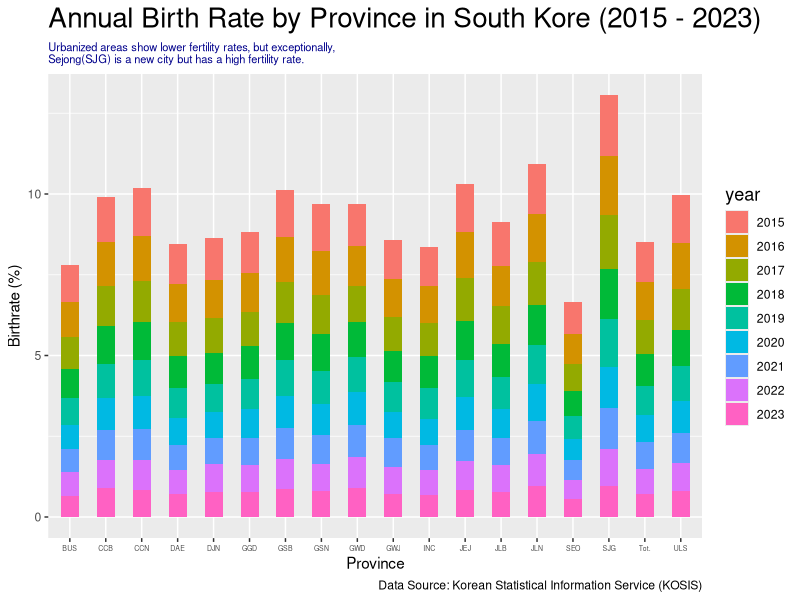
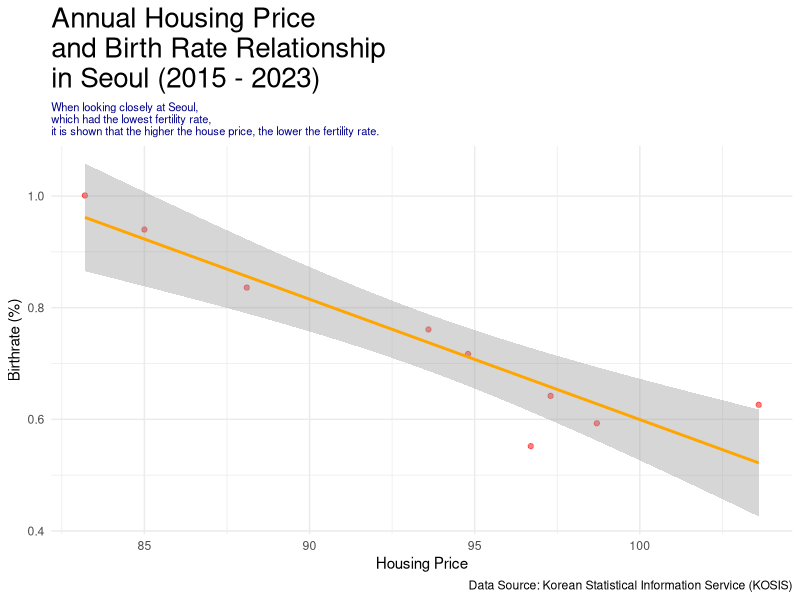
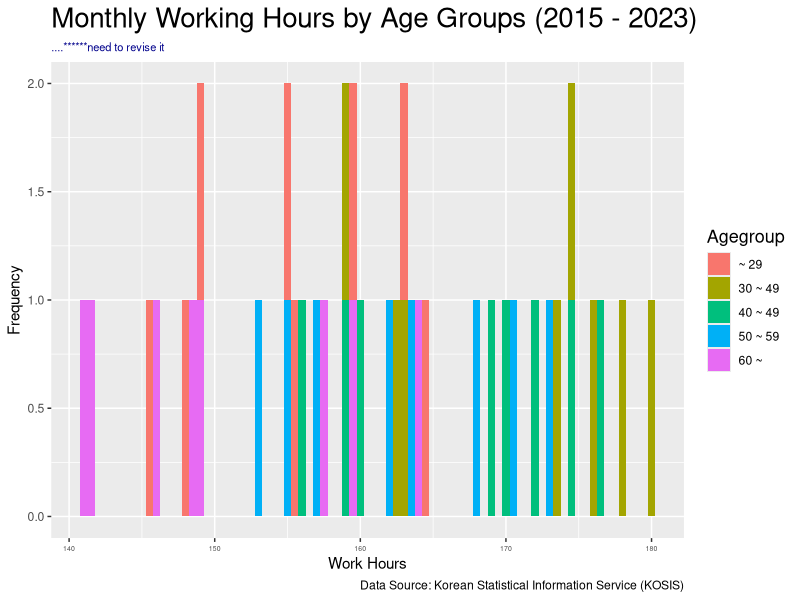
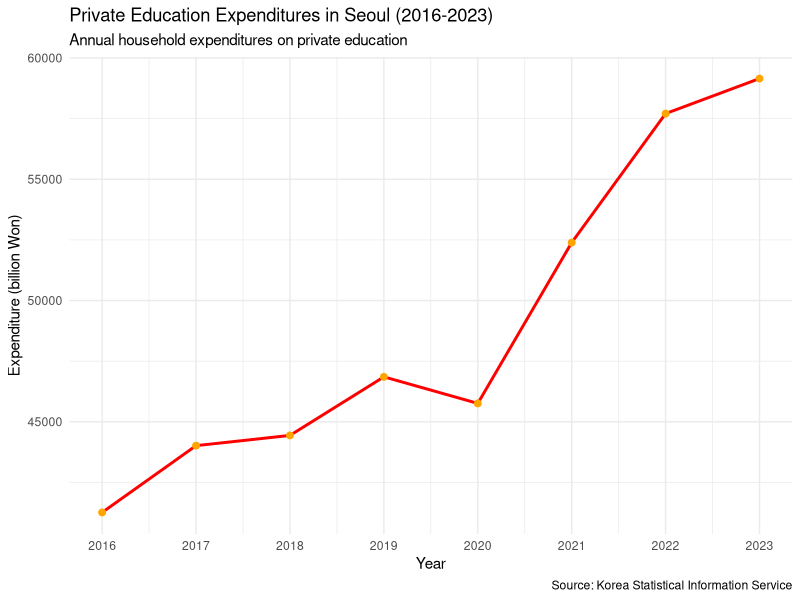

These figures' R source, in order:
## ---- chunk 1
# install readxl package to read excel file, if needed
# install.packages("readxl")

library(readxl)

library(tidyverse)

library(ggplot2)

# Korea Birth Rate (By Province)

birthrate <-
  read_xlsx("data/birthrate.xlsx") 

birthrate <- birthrate |>
  pivot_longer(
    cols = starts_with("20"),
    names_to = "year",
    values_to = "birthrate"
  )

# Korea Housing Price (By Province)

housingprice <-
  read_xlsx("data/housingprice.xlsx") 

housingprice <- housingprice |>
  pivot_longer(
    cols = starts_with("20"),
    names_to = "year",
    values_to = "housingprice"
  )

housingprice <- housingprice |>
  mutate(housingprice = as.numeric(housingprice))

# Korea Working Hours Dataset (By Age Group)

workhour <- read_xlsx("data/workhour.xlsx")

workhour <- workhour |>
  pivot_longer(
    cols = starts_with("20"),
    names_to = "year",
    values_to = "workhour"
  )
## ---- chunk 2
# First ggplot2 Graph (Bar Chart)
# **Need to add a proper subtitle
# **Need to design it later (font size color etc)

# We used abbreviation of provinces' names, instead of full name. The reason is 
#that the province's names are long.

ggplot(birthrate, mapping = aes(x = Province, y = birthrate, fill = year, color = )) +
  geom_col(width = 0.5) +
  labs(title = "Annual Birth Rate by Province in South Kore (2015 - 2023)",
       subtitle = "Urbanized areas show lower fertility rates, but exceptionally,
Sejong(SJG) is a new city but has a high fertility rate.",
       x = "Province",
       y = "Birthrate (%)",
       caption = "Data Source: Korean Statistical Information Service (KOSIS)") +
  theme(
    plot.title = element_text(size = 20),
    plot.subtitle = element_text(size = 8, color = "Dark Blue"),
    legend.title = element_text(size = 13),
    axis.text.x = element_text(size = 5))

## ---- chunk 3
# Second ggplot2 Graph (Scatterplot)

scatterplotdata <- full_join(birthrate, housingprice)

scatterplotdata <- scatterplotdata |>
  filter(Province %in% c("SEO"))

ggplot(scatterplotdata, aes(x = housingprice, y = birthrate)) +
  geom_point(alpha = 0.5, color = "red") +
  geom_smooth(method = "lm", color = "orange") +
  labs(
    title = "Annual Housing Price 
and Birth Rate Relationship 
in Seoul (2015 - 2023)", 
    subtitle = "When looking closely at Seoul,
which had the lowest fertility rate,
it is shown that the higher the house price, the lower the fertility rate.", 
    x = "Housing Price", 
    y = "Birthrate (%)", 
    caption = "Data Source: Korean Statistical Information Service (KOSIS)") + 
  theme_minimal() +
  theme(
    plot.title = element_text(size = 20),
    plot.subtitle = element_text(size = 8, color = "Dark Blue"))

## ---- chunk 4
# Third ggplot2 Graph (Histogram)

# **Need to add a proper subtitle
# **Need to design it later (font size color etc)

ggplot(workhour, mapping = aes(x = workhour, fill = Agegroup)) +
  geom_histogram(binwidth = 0.5) +
  labs(title = "Monthly Working Hours by Age Groups (2015 - 2023)",
       subtitle = "....******need to revise it",
       x = "Work Hours",
       y = "Frequency",
       caption = "Data Source: Korean Statistical Information Service (KOSIS)") +
  theme(
    plot.title = element_text(size = 20),
    plot.subtitle = element_text(size = 8, color = "Dark Blue"),
    legend.title = element_text(size = 13),
    axis.text.x = element_text(size = 5))

## ---- chunk 5
#Due to missing data in year 2025, we use data from 2016 to 2023 in this part
#The line pot reflects the private education expenditures in Seoul from 2016 to 2023
#Seoul's Education Expenditures
seoul_edu <- 
  read_excel("data/seoul_edu.xlsx")

ggplot(seoul_edu, aes(x = Year, y = Expenditures)) +
  geom_line(color = "red", size = 1) +
  geom_point(color = "orange", size = 2) +
  scale_x_continuous(breaks = 2016:2023) +
  labs(
    title = "Private Education Expenditures in Seoul (2016-2023)",
    subtitle = "Annual household expenditures on private education",
    x = "Year",
    y = "Expenditure (billion Won)",
    caption = "Source: Korea Statistical Information Service"
  ) +
  theme_minimal()
